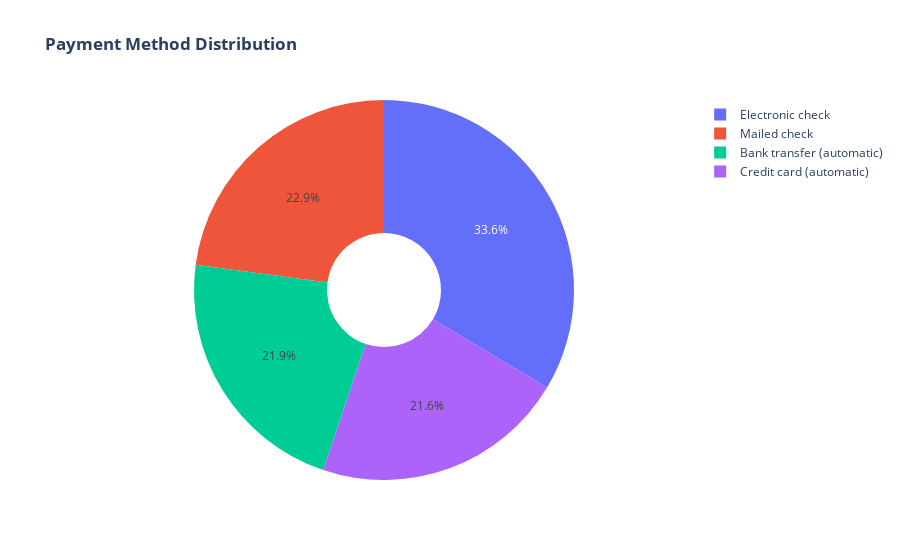

The notebook cell this image was saved under:
### Markdown cell above
* About 75% of customer with Month-to-Month Contract opted to move out as compared to 13% of customrs with One Year Contract and 3% with Two Year Contract

### Code cell
labels = df['PaymentMethod'].unique()
values = df['PaymentMethod'].value_counts()

fig = go.Figure(data=[go.Pie(labels=labels, values=values, hole=.3)])
fig.update_layout(title_text="<b>Payment Method Distribution</b>")
fig.show()

### Figure 1 — Plotly figure (JSON) as saved in the notebook; plotly's stock layout.template omitted (floating-point values rounded to 4 significant figures)
{"data": [{"hole": 0.3, "labels": ["Electronic check", "Mailed check", "Bank transfer (automatic)", "Credit card (automatic)"], "type": "pie", "values": [2365, 1612, 1544, 1522]}], "layout": {"autosize": true, "title": {"text": "<b>Payment Method Distribution</b>"}}}
